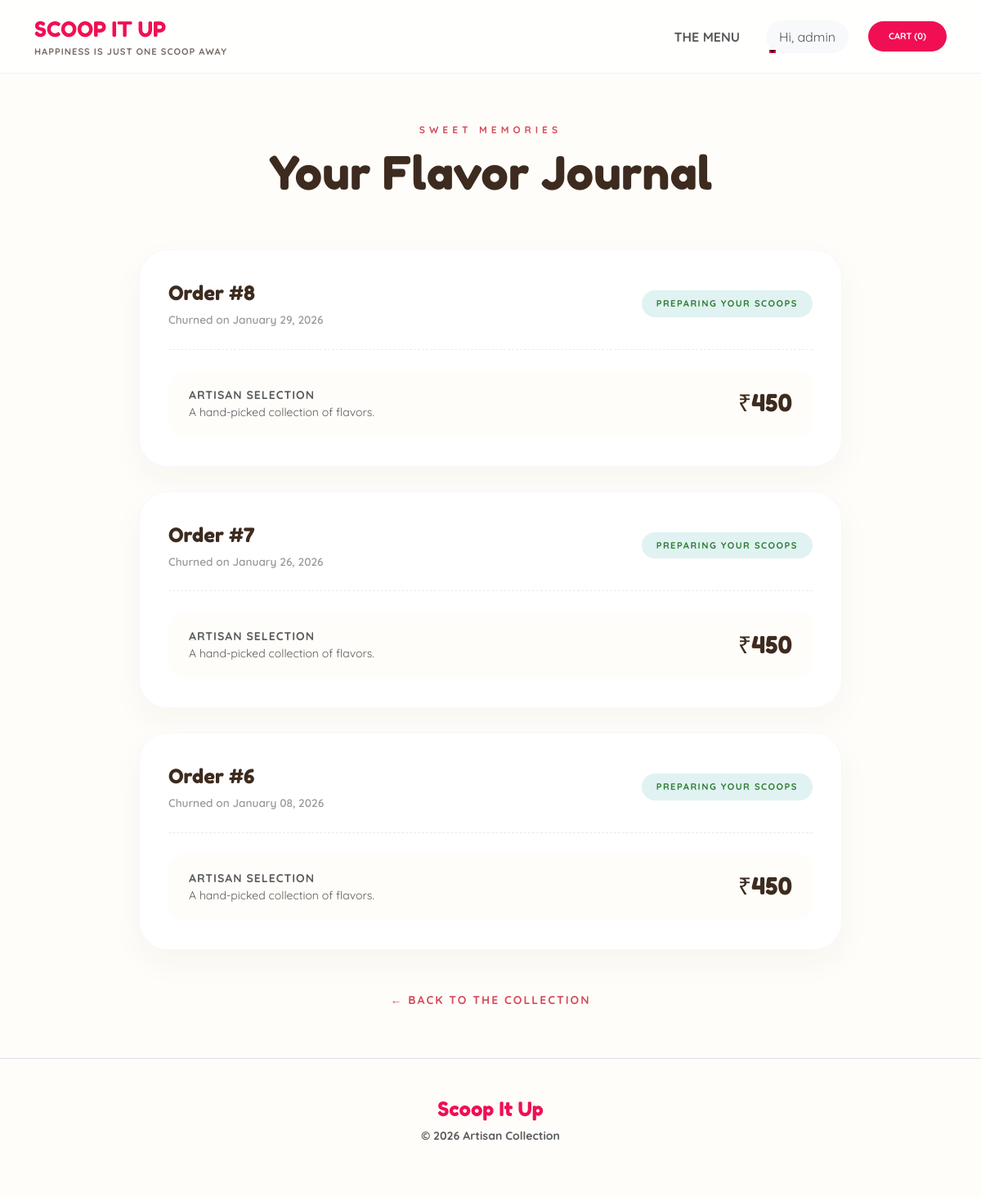
Screenshot of /orders/ (signed in) with the database file from the repository.
### orders/models.py (models this page shows, shortened)
class Order(models.Model):
    STATUS_CHOICES = [
        ('pending', 'Pending'),
        ('confirmed', 'Confirmed'),
        ('preparing', 'Preparing'),
        ('ready', 'Ready for Pickup'),
        ('delivered', 'Delivered'),
        ('cancelled', 'Cancelled'),
    ]
    user = models.ForeignKey(User, on_delete=models.CASCADE)
    total_amount = models.DecimalField(max_digits=10, decimal_places=2)
    status = models.CharField(max_length=20, choices=STATUS_CHOICES, default='pending')
    created_at = models.DateTimeField(auto_now_add=True)
    updated_at = models.DateTimeField(auto_now=True)

### orders/views.py (the view)
# urls.py: path('', views.orders_view, name='orders'),
@login_required
def orders_view(request):
    orders = Order.objects.filter(user=request.user).order_by('-created_at')
    context = {
        'orders': orders,
    }
    return render(request, 'orders.html', context)

### orders/context_processors.py (called while the page is built)
def cart_item_count(request):
    if request.user.is_authenticated:
        try:
            cart = Cart.objects.get(user=request.user)
            count = cart.items.count()
        except Cart.DoesNotExist:
            count = 0
    else:
        count = 0
    return {
        'cart_item_count': count,
        'MEDIA_URL': settings.MEDIA_URL,
    }

### templates/orders.html (shortened to what this page needs)
{% extends 'base.html' %}
{% load static %}
{% block content %}
<div class="orders-wrapper">
    <header class="orders-header">
        <p>Sweet Memories</p>
        <h2>Your Flavor Journal</h2>
    </header>
    {% if orders %}
        <div class="orders-list">
            {% for order in orders %}
            <div class="order-card">
                <div class="order-meta">
                    <div>
                        <span class="order-number">Order #{{ order.id|default:"1024" }}</span>
                        <div class="order-date">Churned on {{ order.created_at|date:"F d, Y"|default:"January 07, 2026" }}</div>
                    </div>
                    <span class="status-badge">Preparing your scoops</span>
                </div>
                <div class="order-summary d-flex justify-content-between align-items-center">
                    <div>
                        <p class="mb-0 text-muted small fw-bold text-uppercase" style="letter-spacing: 1px;">Artisan Selection</p>
                        <p class="mb-0 small text-muted">A hand-picked collection of flavors.</p>
                    </div>
                    <h4 class="total-price">₹{{ order.total|default:"450" }}</h4>
                </div>
            </div>
            {% endfor %}
        </div>
    {% endif %}
    <div class="text-center mt-5">
        <a href="{% url 'home' %}" class="text-decoration-none fw-bold small text-uppercase" style="color: var(--berry-accent); letter-spacing: 2px;">
            ← Back to The Collection
        </a>
    </div>
</div>
{% endblock %}

### templates/base.html (shortened to what this page needs)
{% load static %}
<!DOCTYPE html>
<html lang="en">
<head>
    <link href="https://cdn.jsdelivr.net/npm/bootstrap@5.3.2/dist/css/bootstrap.min.css" rel="stylesheet">
</head>
<body>
<nav class="navbar navbar-expand-lg sticky-top">
    <div class="container">
        <a class="navbar-brand d-flex flex-column" href="/">
            <span style="font-family: 'Fredoka One'; color: var(--pop-pink); font-size: 1.6rem;">SCOOP IT UP</span>
            <span style="font-size: 0.7rem; font-weight: 700; text-transform: uppercase; letter-spacing: 1px; color: var(--cocoa); opacity: 0.7;">Happiness is just one scoop away</span>
        </a>
        <div class="collapse navbar-collapse" id="navbarNav">
            <ul class="navbar-nav ms-auto align-items-center">
                <li class="nav-item"><a class="nav-link fw-bold text-uppercase small px-3" href="/">The Menu</a></li>
                {% if user.is_authenticated %}
                <li class="nav-item dropdown ms-lg-3">
                    <a class="nav-link dropdown-toggle bg-light rounded-pill px-3 small" href="#" role="button" data-bs-toggle="dropdown">Hi, {{ user.username }}</a>
                </li>
                {% else %}
                <li class="nav-item"><a class="nav-link small fw-bold" href="/accounts/login/">Login</a></li>
                {% endif %}
                <li class="nav-item ms-lg-4">
                    <a class="btn btn-cart" href="{% url 'cart' %}">Cart ({{ cart_item_count }})</a>
                </li>
            </ul>
        </div>
    </div>
</nav>
<main class="fade-in-section">
    {% block content %}{% endblock %}
</main>
<footer class="py-5 mt-5 text-center border-top">
    <h4 style="font-family: 'Fredoka One'; color: var(--pop-pink);">Scoop It Up</h4>
    <p class="text-muted small fw-bold">&copy; 2026 Artisan Collection</p>
</footer>
</body>
</html>

### templates/base.html (style rules this page uses)
:root { --cream-bg: #fffdf9; --cocoa: #3d2b1f; --pop-pink: #f00f53; --berry: #d44d5c; --glass-bg: rgba(255, 255, 255, 0.8); }
body { font-family: 'Quicksand', sans-serif; background-color: var(--cream-bg); color: var(--cocoa); margin: 0; scroll-behavior: smooth; }
.navbar { background: var(--glass-bg) !important; backdrop-filter: blur(12px); -webkit-backdrop-filter: blur(12px); border-bottom: 1px solid rgba(0, 0, 0, 0.05); padding: 12px 0; }
.nav-link { position: relative; transition: color 0.3s ease; }
.nav-link::after { content: ''; position: absolute; width: 0; height: 2px; bottom: 0; left: 0; background-color: var(--pop-pink); transition: width 0.3s ease; }
.fade-in-section { animation: fadeInUp 1s ease-out forwards; }
.btn-cart { background-color: var(--pop-pink); color: white !important; border-radius: 50px; padding: 10px 25px; font-weight: 700; text-transform: uppercase; font-size: 11px; border: none; position: relative; overflow: hidden; transition: all 0.3s ease; }
.btn-cart::before { content: ''; position: absolute; top: 0; left: -100%; width: 50%; height: 100%; background: linear-gradient(120deg, transparent, rgba(255,255,255,0.4), transparent); transition: all 0.6s; }
main { min-height: 80vh; }

### templates/orders.html (style rules this page uses)
:root { --cream-light: #fffdf9; --cocoa-dark: #3d2b1f; --berry-accent: #d44d5c; --mint-fresh: #e0f2f1; --smooth-curve: cubic-bezier(0.23, 1, 0.32, 1); }
.orders-wrapper { max-width: 900px; margin: 60px auto; padding: 0 20px; font-family: 'Quicksand', sans-serif; }
.orders-header { text-align: center; margin-bottom: 60px; animation: slideIn 0.8s var(--smooth-curve); }
.orders-header h2 { font-family: 'Fredoka One', cursive; font-size: 3.5rem; color: var(--cocoa-dark); margin-top: 10px; }
.orders-header p { text-transform: uppercase; letter-spacing: 5px; font-size: 0.75rem; color: var(--berry-accent); font-weight: 700; margin: 0; }
.order-card { background: white; border-radius: 35px; padding: 35px; margin-bottom: 30px; box-shadow: 0 15px 40px rgba(61, 43, 31, 0.04); border: 1px solid rgba(61, 43, 31, 0.03); transition: all 0.4s var(--smooth-curve); opacity: 0; animation: slideIn 0.8s var(--smooth-curve) forwards; }
.order-card:nth-child(1) { animation-delay: 0.1s; }
.order-card:nth-child(2) { animation-delay: 0.2s; }
.order-card:nth-child(3) { animation-delay: 0.3s; }
.order-meta { display: flex; justify-content: space-between; align-items: center; border-bottom: 1px dashed rgba(0,0,0,0.08); padding-bottom: 25px; margin-bottom: 25px; }
.order-number { font-family: 'Fredoka One', cursive; font-size: 1.5rem; color: var(--cocoa-dark); display: block; }
.order-date { font-size: 0.85rem; color: #999; font-weight: 600; margin-top: 4px; }
.status-badge { background: var(--mint-fresh); color: #2e7d32; padding: 8px 18px; border-radius: 100px; font-size: 0.7rem; font-weight: 800; text-transform: uppercase; letter-spacing: 1.5px; animation: statusPulse 2s infinite; }
.order-summary { background: var(--cream-light); padding: 20px 25px; border-radius: 20px; }
.total-price { font-family: 'Fredoka One', cursive; font-size: 1.8rem; color: var(--cocoa-dark); margin: 0; }

### rows the page displays
Order: id "8", created_at "January 29, 2026", total "450"
Order: id "7", created_at "January 26, 2026", total "450"
Order: id "6", created_at "January 08, 2026", total "450"

### other values shown
{{ user.username }} "admin"
{{ cart_item_count }} "0"
